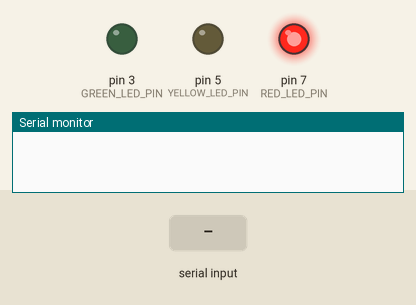
The sketch below on a simulated Arduino Uno, built with avr-gcc and run on an emulated ATmega328P. On the bench: output pins drawn as LEDs (lit = HIGH), the last lines printed to the serial monitor. The test bench sets the inputs (shaded band).

Above: at 1.2 s.
1.3 s: "m" received over Serial
2.8 s: "y" received over Serial
At 3.3 s:
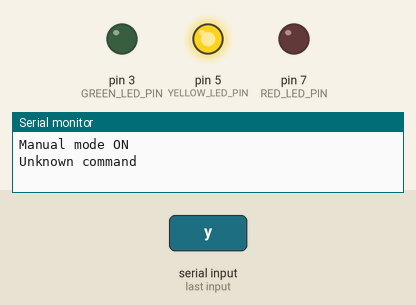
4.3 s: "g" received over Serial
At 5.5 s:
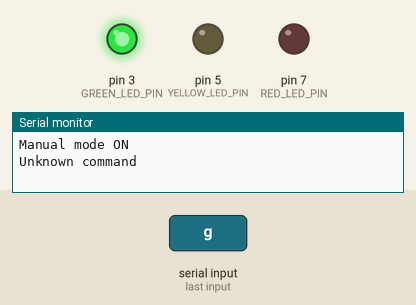
5.8 s: "r" received over Serial
At 6.8 s:
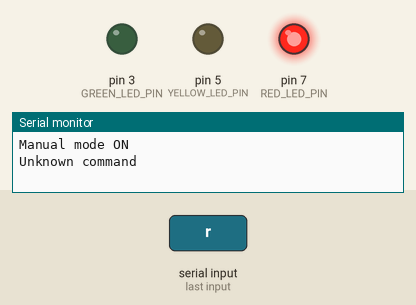
Timing chart, 0 to 8.3 s (numbered marks = the images above; inputs shaded):
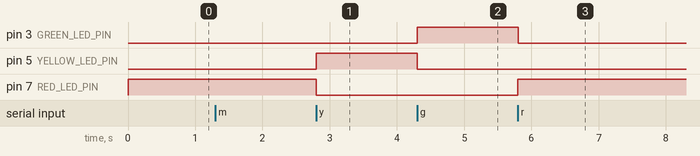

The sketch:

trafficlight.ino
```cpp
#define RED_LED_PIN 7
#define YELLOW_LED_PIN 5
#define GREEN_LED_PIN 3

#define STATE_RED 0
#define STATE_YELLOW 1
#define STATE_GREEN 2
#define STATE_GREEN_BLINK 3

#define RED_DURATION 10000      // время работы красного света в миллисекундах
#define YELLOW_DURATION 1500    // время работы желтого света в миллисекундах
#define GREEN_DURATION 10000     // время работы зеленого света в миллисекундах
#define BLINK_DURATION 3000      // время мигания зеленого света в миллисекундах

int state = STATE_RED;
long int state_start;
bool manual_mode = false;

void setup() {
  Serial.begin(9600);
  pinMode(RED_LED_PIN, OUTPUT);
  pinMode(YELLOW_LED_PIN, OUTPUT);
  pinMode(GREEN_LED_PIN, OUTPUT);

  // Начинаем с красного света
  digitalWrite(RED_LED_PIN, HIGH);
  state_start = millis();
}

void update_state() {
  if (Serial.available() > 0) {
    char cmd = Serial.read();

    if (cmd == 'm') { // Переключение на ручной режим
      manual_mode = !manual_mode;
      Serial.println(manual_mode ? "Manual mode ON" : "Manual mode OFF");
    }

    if (manual_mode) {
      if (cmd == 'r') {
        state = STATE_RED;
        digitalWrite(RED_LED_PIN, HIGH);
        digitalWrite(YELLOW_LED_PIN, LOW);
        digitalWrite(GREEN_LED_PIN, LOW);
        state_start = millis();
      }
      else if (cmd == 'y') {
        state = STATE_YELLOW;
        digitalWrite(RED_LED_PIN, LOW);
        digitalWrite(YELLOW_LED_PIN, HIGH);
        digitalWrite(GREEN_LED_PIN, LOW);
        state_start = millis();
      }
      else if (cmd == 'g') {
        state = STATE_GREEN;
        digitalWrite(RED_LED_PIN, LOW);
        digitalWrite(YELLOW_LED_PIN, LOW);
        digitalWrite(GREEN_LED_PIN, HIGH);
        state_start = millis();
      }
      else {
        Serial.println("Unknown command");
      }
    }
  }
}

void process_state() {
  if (!manual_mode) {
    long int current_time = millis();

    if (state == STATE_RED && current_time - state_start >= RED_DURATION) {
      state = STATE_GREEN;
      digitalWrite(RED_LED_PIN, LOW);
      digitalWrite(GREEN_LED_PIN, HIGH);
      state_start = current_time;
    }
    else if (state == STATE_GREEN) {
      if (current_time - state_start >= GREEN_DURATION - BLINK_DURATION) {
        // Проверяем, пришло ли время мигания
        int blink_time = (current_time - state_start) % 500; // мигаем каждые 500 мс
        if (blink_time < 250) {
          digitalWrite(GREEN_LED_PIN, HIGH); // Включаем зеленый свет
        } else {
          digitalWrite(GREEN_LED_PIN, LOW); // Выключаем зеленый свет
        }

        // Если прошло достаточно времени, переключаем на желтый
        if (current_time - state_start >= GREEN_DURATION) {
          state = STATE_YELLOW;
          digitalWrite(GREEN_LED_PIN, LOW);
          digitalWrite(YELLOW_LED_PIN, HIGH);
          state_start = current_time;
        }
      }
    }
    else if (state == STATE_YELLOW && current_time - state_start >= YELLOW_DURATION) {
      state = STATE_RED;
      digitalWrite(YELLOW_LED_PIN, LOW);
      digitalWrite(RED_LED_PIN, HIGH);
      state_start = current_time;
    }
  }
}

void loop() {
  update_state();
  process_state();
}
```

Measured:
- after the input at 2.8 s, pin 5 (YELLOW_LED_PIN): LOW → HIGH at once; pin 7 (RED_LED_PIN): HIGH → LOW at once
- after the input at 4.3 s, pin 3 (GREEN_LED_PIN): LOW → HIGH at once; pin 5 (YELLOW_LED_PIN): HIGH → LOW at once
- after the input at 5.8 s, pin 3 (GREEN_LED_PIN): HIGH → LOW at once; pin 7 (RED_LED_PIN): LOW → HIGH at once
